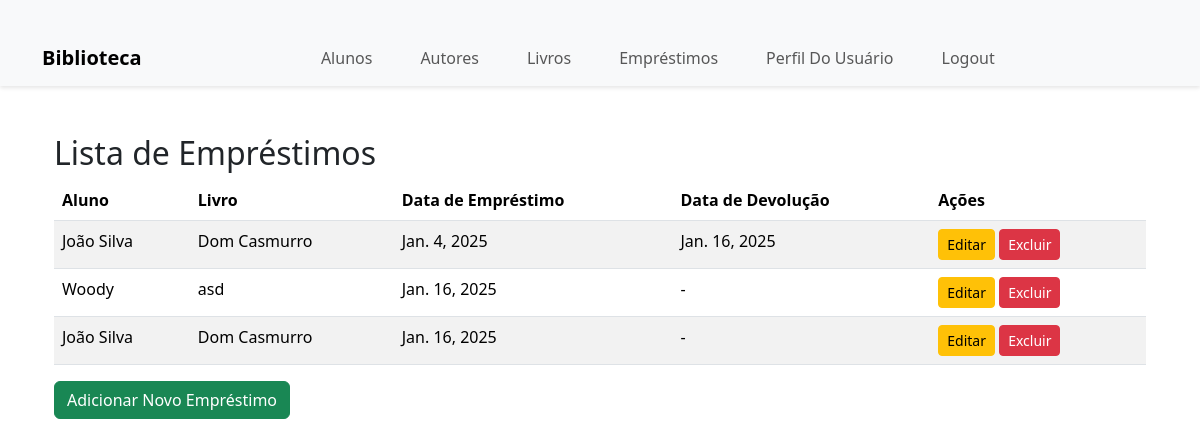
The page /emprestimo/ (signed in) on the database its author committed.
### biblioteca/models.py (models this page shows, shortened)
class Emprestimo(models.Model):
    aluno = models.ForeignKey(Aluno, on_delete=models.CASCADE, related_name="emprestimos")
    livro = models.ForeignKey(Livro, on_delete=models.CASCADE, related_name="emprestimos")
    data_emprestimo = models.DateField(auto_now_add=True)
    data_devolucao = models.DateField(blank=True, null=True)

class Aluno(models.Model):
    nome = models.CharField(max_length=100)
    cpf = models.CharField(max_length=11)
    email = models.EmailField(max_length=254)
    telefone = models.CharField(max_length=11)

class Livro(models.Model):
    isbn = models.CharField(max_length=13, unique=True)
    titulo = models.CharField(max_length=150)
    situacao = models.CharField(max_length=50, choices=[("Disponível", "Disponível"), ("Emprestado", "Emprestado")])
    autores = models.ManyToManyField(Autor, through="Escrito")

### biblioteca/views.py (the view)
# urls.py: path('emprestimo/', views.emprestimo_list, name='emprestimo_list'),
@login_required
def emprestimo_list(request):
    emprestimos = Emprestimo.objects.all()
    return render(request, 'emprestimo_list.html', {'emprestimos': emprestimos})

### biblioteca/templates/emprestimo_list.html
{% extends 'base.html' %}
{% block content %}
<div class="container mt-5">
    <h2>Lista de Empréstimos</h2>
    <table class="table table-striped">
        <thead>
            <tr>
                <th>Aluno</th>
                <th>Livro</th>
                <th>Data de Empréstimo</th>
                <th>Data de Devolução</th>
                <th>Ações</th>
            </tr>
        </thead>
        <tbody>
            {% for emprestimo in emprestimos %}
            <tr>
                <td>{{ emprestimo.aluno.nome }}</td>
                <td>{{ emprestimo.livro.titulo }}</td>
                <td>{{ emprestimo.data_emprestimo }}</td>
                <td>{{ emprestimo.data_devolucao|default:'-' }}</td>
                <td>
                    <a href="{% url 'emprestimo_update' emprestimo.pk %}" class="btn btn-warning btn-sm">Editar</a>
                    <a href="{% url 'emprestimo_delete' emprestimo.pk %}" class="btn btn-danger btn-sm">Excluir</a>
                </td>
            </tr>
            {% endfor %}
        </tbody>
    </table>
    <a href="{% url 'emprestimo_create' %}" class="btn btn-success mb-3">Adicionar Novo Empréstimo</a>
</div>
{% endblock %}

### biblioteca/templates/base.html (shortened to what this page needs)
<!DOCTYPE html>
<html lang="pt-br">
<head>
    {% load static %}
    <link href="{% static 'css/bootstrap.min.css' %}" rel="stylesheet">
</head>
<body>
<nav class="navbar navbar-expand-lg navbar-light bg-light">
    <div class="container">
        <a class="navbar-brand fw-bold" href="#">Biblioteca</a>
        <div class="collapse navbar-collapse justify-content-center" id="navbarNav">
            <ul class="navbar-nav">
                <li class="nav-item mx-3">
                    <a class="nav-link" href="{% url 'aluno_list' %}">Alunos</a>
                </li>
                <li class="nav-item mx-3">
                    <a class="nav-link" href="{% url 'autor_list' %}">Autores</a>
                </li>
                <li class="nav-item mx-3">
                    <a class="nav-link" href="{% url 'livro_list' %}">Livros</a>
                </li>
                <li class="nav-item mx-3">
                    <a class="nav-link" href="{% url 'emprestimo_list' %}">Empréstimos</a>
                </li>
                <li class="nav-item mx-3">
                    <a class="nav-link" href="{% url 'perfil_usuario' %}">Perfil Do Usuário</a>
                </li>
                <li class="nav-item mx-3">
                    <a class="nav-link" href="{% url 'logout' %}">Logout</a>
                </li>
            </ul>
        </div>
    </div>
</nav>
<div class="container">
    {% block content %}{% endblock %}
</div>
</body>
</html>

### biblioteca/templates/base.html (style rules this page uses)
.navbar-nav { margin: 0 auto; }
.navbar { box-shadow: 0 2px 4px hsla(0, 0.00%, 0.00%, 0.10); }
.container { margin-top: 30px; }

### rows shown on the page
Emprestimo: aluno.nome "João Silva", livro.titulo "Dom Casmurro", data_emprestimo "Jan. 4, 2025", data_devolucao "Jan. 16, 2025"
Emprestimo: aluno.nome "Woody", livro.titulo "asd", data_emprestimo "Jan. 16, 2025", data_devolucao "-"
Emprestimo: aluno.nome "João Silva", livro.titulo "Dom Casmurro", data_emprestimo "Jan. 16, 2025", data_devolucao "-"
